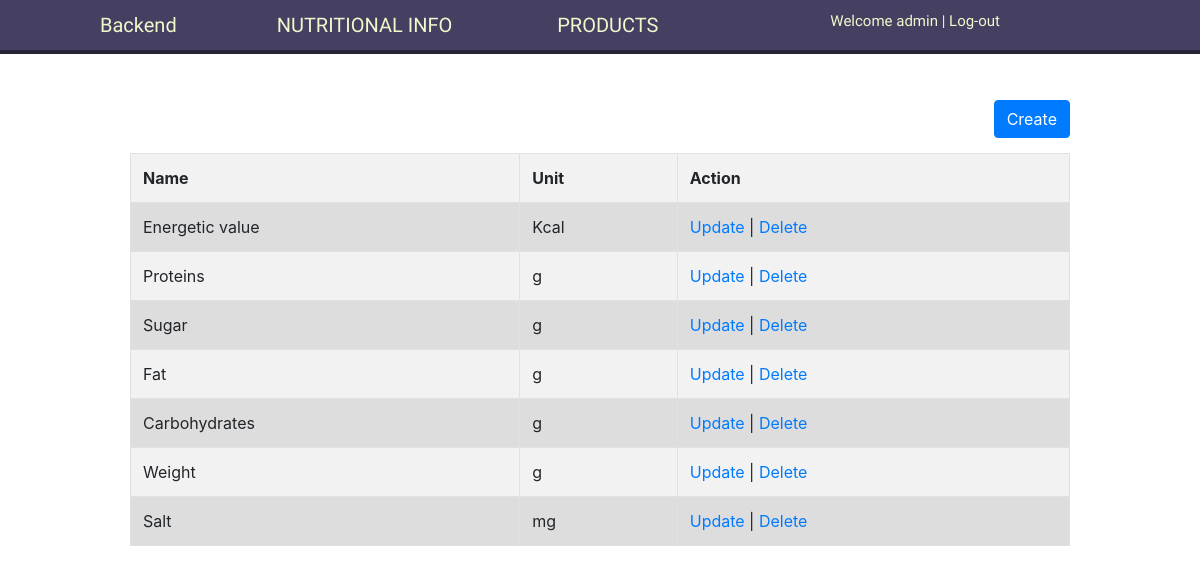
Screenshot of /restaurant/nutritionalinfo/list (signed in) with the database file from the repository.
### restaurant/models.py (models this page shows, shortened)
class NutritionalInfo(models.Model):
	id = models.AutoField(primary_key=True)
	name = models.CharField(blank=True, null=True, max_length=120)
	unit = models.CharField(blank=True, null=True, max_length=120)

### restaurant/views.py (the view)
# urls.py: path('nutritionalinfo/list', views.NutritionalInfoListView.as_view(), name='nutritional_info_list'),
@method_decorator([login_required], name='dispatch')
class NutritionalInfoListView(ListView):
	queryset = NutritionalInfo.objects.all()
	context_object_name = 'nutritional_infos'
	template_name = 'restaurant/nutritional_info/list.html'

### restaurant/templates/restaurant/nutritional_info/list.html (shortened to what this page needs)
{% extends "restaurant/base_bootstrap.html" %}
{% block content %}
  <a id="create-button" class="btn btn-primary" href="{% url 'restaurant:nutritional_info_create'%}" role="button">Create</a>
  <table class="table table-striped table-bordered backend" style="width:100%">
  <tr>
    <th>Name</th>
    <th>Unit</th>
	<th>Action</th>
  </tr>
  {% for nutr in nutritional_infos %}
  <tr>
    <td>{{ nutr.name }}</td>
    <td>{{nutr.unit}}</td>
    <td>
		<a href="{% url 'restaurant:nutritional_info_update' pk=nutr.pk %}"> Update </a>
		|
		<a href="{% url 'restaurant:nutritional_info_delete' pk=nutr.pk %}"> Delete </a>
	</td>
  </tr>
  {% endfor %}
  </table>
{% endblock %}

### restaurant/templates/restaurant/base_bootstrap.html (shortened to what this page needs)
{% load static %}
<!DOCTYPE html>
<html>
<head>
  <link href="{% static "css/base.css" %}" rel="stylesheet">
  <link rel="stylesheet" href="https://maxcdn.bootstrapcdn.com/bootstrap/4.3.1/css/bootstrap.min.css">
  <link rel="stylesheet" type="text/css" href="https://cdn.datatables.net/1.10.19/css/dataTables.bootstrap4.min.css">
  <link href="{% static "css/base_boot.css" %}" rel="stylesheet">
</head>
<div id="header">
	<span class="logo"><a href="{% url 'restaurant:restaurant_homepage'%}">Backend</a> </span>
	<span class="items"> <a href="{% url 'restaurant:nutritional_info_list'%}">NUTRITIONAL INFO</a> </span>
	<span class="items"> <a href="{% url 'restaurant:product_list'%}">PRODUCTS</a> </span>
	<span class="username">Welcome {{ request.user.username }} | <a href="/logout">Log-out</a></span>
</div>
<body>
  <div id="content" class="container mb-3 mt-3">
	{% block content %}
    {% endblock %}
  </div>
</body>
</html>

### account/static/css/base.css (style rules this page uses)
body { margin:0; padding:0; font-family:helvetica, sans-serif; }
a { color:#12c064; text-decoration:none; }
#header { padding:10px 100px; font-size:14px; background:#453F62; color:#fff; border-bottom:4px solid #272337; overflow:auto; }
#header .logo { font-family: 'Muli', sans-serif; float:left; color:#f3f7cc; font-size:20px; margin-right:10%; }
#header .username { font-family: 'Muli', sans-serif; float:right; color:#f3f7cc; font-size:15px; margin-right:10%; }
#header .items { font-family: 'Muli', sans-serif; float:center; color:#f3f7cc; font-size:20px; margin-right:10%; }
#header a { color:#f3f7cc; }
#content { padding:30px 100px; }
td, th { border: 1px solid #dddddd; text-align: left; padding: 8px; }
tr:nth-child(even) { background-color: #dddddd; }

### restaurant/static/css/base_boot.css (style rules this page uses)
#create-button { margin-bottom: 15px; float: right !important }

### rows the page displays
NutritionalInfo: name "Energetic value", unit "Kcal"
NutritionalInfo: name "Proteins", unit "g"
NutritionalInfo: name "Sugar", unit "g"
NutritionalInfo: name "Fat", unit "g"
NutritionalInfo: name "Carbohydrates", unit "g"
NutritionalInfo: name "Weight", unit "g"
NutritionalInfo: name "Salt", unit "mg"

### other values shown
{{ request.user.username }} "admin"
